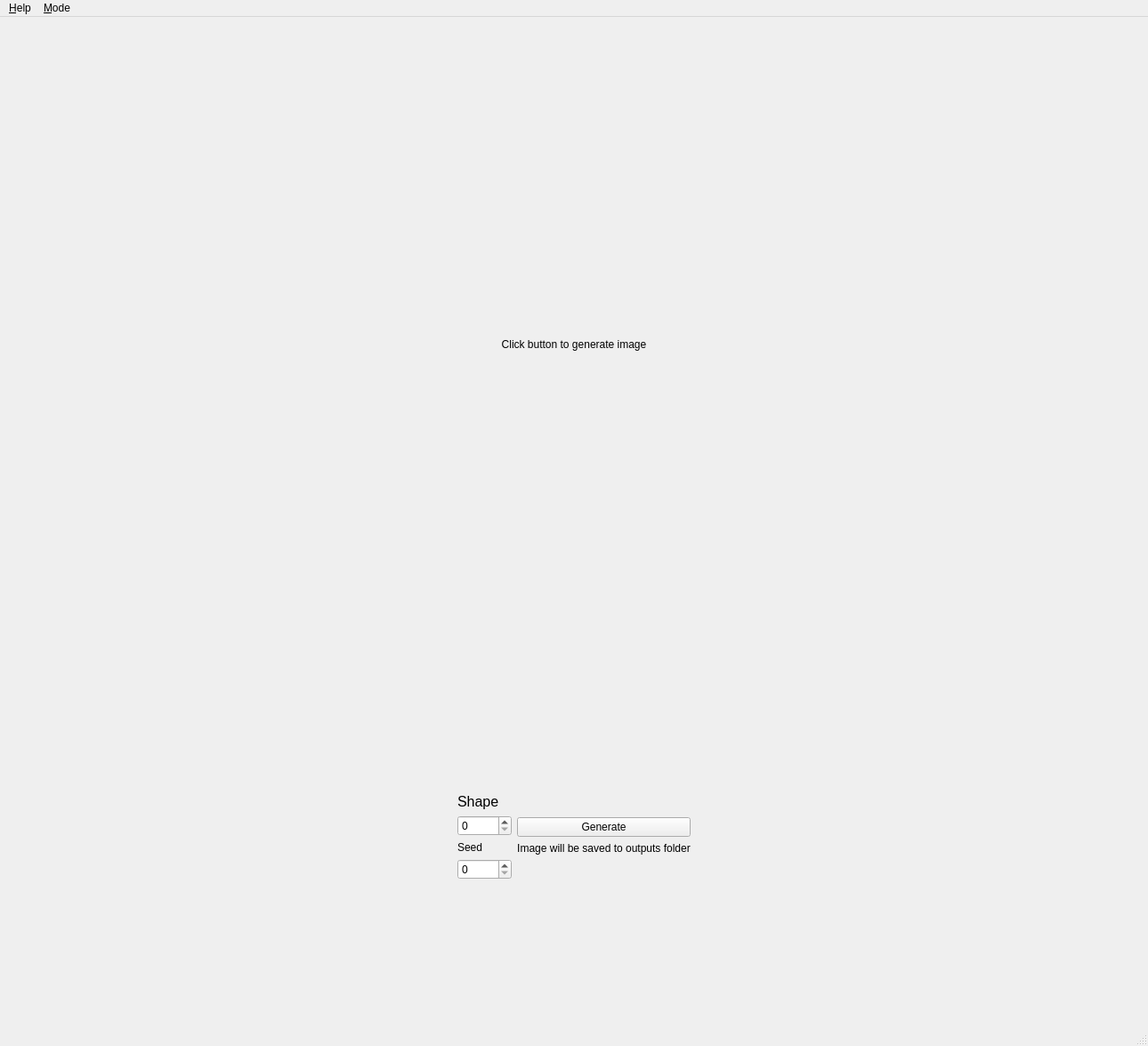
<?xml version="1.0" encoding="UTF-8"?>
<ui version="4.0">
    <class>MainWindow</class>
    <widget class="QMainWindow" name="MainWindow">
        <property name="geometry">
            <rect>
                <x>0</x>
                <y>0</y>
                <width>1290</width>
                <height>1175</height>
            </rect>
        </property>
        <property name="windowTitle">
            <string>MainWindow</string>
        </property>
        <widget class="QWidget" name="centralwidget">
            <layout class="QHBoxLayout" name="horizontalLayout_3">
                <item>
                    <widget class="QStackedWidget" name="generator_stack">
                        <property name="currentIndex">
                            <number>0</number>
                        </property>
                        <widget class="QWidget" name="page">
                            <layout class="QVBoxLayout" name="verticalLayout">
                                <item>
                                    <widget class="QLabel" name="generate_image_label_def">
                                        <property name="minimumSize">
                                            <size>
                                                <width>700</width>
                                                <height>700</height>
                                            </size>
                                        </property>
                                        <property name="text">
                                            <string>Click button to generate image</string>
                                        </property>
                                        <property name="scaledContents">
                                            <bool>false</bool>
                                        </property>
                                        <property name="alignment">
                                            <set>Qt::AlignCenter</set>
                                        </property>
                                    </widget>
                                </item>
                                <item>
                                    <layout class="QHBoxLayout" name="horizontalLayout_2">
                                        <item>
                                            <spacer name="horizontalSpacer_3">
                                                <property name="orientation">
                                                    <enum>Qt::Horizontal</enum>
                                                </property>
                                                <property name="sizeHint" stdset="0">
                                                    <size>
                                                        <width>40</width>
                                                        <height>20</height>
                                                    </size>
                                                </property>
                                            </spacer>
                                        </item>
                                        <item>
                                            <layout class="QVBoxLayout" name="verticalLayout_2">
                                                <item>
                                                    <spacer name="verticalSpacer_4">
                                                        <property name="orientation">
                                                            <enum>Qt::Vertical</enum>
                                                        </property>
                                                        <property name="sizeHint" stdset="0">
                                                            <size>
                                                                <width>20</width>
                                                                <height>40</height>
                                                            </size>
                                                        </property>
                                                    </spacer>
                                                </item>
                                                <item>
                                                    <widget class="QLabel" name="label">
                                                        <property name="font">
                                                            <font>
                                                                <pointsize>12</pointsize>
                                                            </font>
                                                        </property>
                                                        <property name="text">
                                                            <string>Shape</string>
                                                        </property>
                                                    </widget>
                                                </item>
                                                <item>
                                                    <layout class="QHBoxLayout" name="horizontalLayout">
                                                        <item>
                                                            <widget class="QSpinBox" name="shape_spin_def">
                                                                <property name="maximum">
                                                                    <number>2561</number>
                                                                </property>
                                                                <property name="displayIntegerBase">
                                                                    <number>10</number>
                                                                </property>
                                                            </widget>
                                                        </item>
                                                    </layout>
                                                </item>
                                                <item>
                                                    <widget class="QLabel" name="label_3">
                                                        <property name="text">
                                                            <string>Seed</string>
                                                        </property>
                                                    </widget>
                                                </item>
                                                <item>
                                                    <widget class="QSpinBox" name="seed_spin_def">
                                                        <property name="maximum">
                                                            <number>99990</number>
                                                        </property>
                                                    </widget>
                                                </item>
                                                <item>
                                                    <spacer name="verticalSpacer_3">
                                                        <property name="orientation">
                                                            <enum>Qt::Vertical</enum>
                                                        </property>
                                                        <property name="sizeHint" stdset="0">
                                                            <size>
                                                                <width>20</width>
                                                                <height>40</height>
                                                            </size>
                                                        </property>
                                                    </spacer>
                                                </item>
                                            </layout>
                                        </item>
                                        <item>
                                            <layout class="QVBoxLayout" name="verticalLayout_4">
                                                <item>
                                                    <spacer name="verticalSpacer">
                                                        <property name="orientation">
                                                            <enum>Qt::Vertical</enum>
                                                        </property>
                                                        <property name="sizeHint" stdset="0">
                                                            <size>
                                                                <width>20</width>
                                                                <height>40</height>
                                                            </size>
                                                        </property>
                                                    </spacer>
                                                </item>
                                                <item>
                                                    <widget class="QPushButton" name="generate_button_def">
                                                        <property name="enabled">
                                                            <bool>true</bool>
                                                        </property>
                                                        <property name="text">
                                                            <string>Generate</string>
                                                        </property>
                                                    </widget>
                                                </item>
                                                <item>
                                                    <widget class="QLabel" name="label_2">
                                                        <property name="text">
                                                            <string>Image will be saved to outputs folder</string>
                                                        </property>
                                                        <property name="alignment">
                                                            <set>Qt::AlignCenter</set>
                                                        </property>
                                                    </widget>
                                                </item>
                                                <item>
                                                    <spacer name="verticalSpacer_2">
                                                        <property name="orientation">
                                                            <enum>Qt::Vertical</enum>
                                                        </property>
                                                        <property name="sizeHint" stdset="0">
                                                            <size>
                                                                <width>20</width>
                                                                <height>40</height>
                                                            </size>
                                                        </property>
                                                    </spacer>
                                                </item>
                                            </layout>
                                        </item>
                                        <item>
                                            <spacer name="horizontalSpacer_4">
                                                <property name="orientation">
                                                    <enum>Qt::Horizontal</enum>
                                                </property>
                                                <property name="sizeHint" stdset="0">
                                                    <size>
                                                        <width>40</width>
                                                        <height>20</height>
                                                    </size>
                                                </property>
                                            </spacer>
                                        </item>
                                    </layout>
                                </item>
                            </layout>
                        </widget>
                        <widget class="QWidget" name="page_2">
                            <layout class="QHBoxLayout" name="horizontalLayout_13">
                                <item>
                                    <widget class="QLabel" name="generate_image_label_exp">
                                        <property name="minimumSize">
                                            <size>
                                                <width>700</width>
                                                <height>700</height>
                                            </size>
                                        </property>
                                        <property name="text">
                                            <string>Click button to generate image</string>
                                        </property>
                                        <property name="alignment">
                                            <set>Qt::AlignCenter</set>
                                        </property>
                                    </widget>
                                </item>
                                <item>
                                    <layout class="QHBoxLayout" name="horizontalLayout_9">
                                        <item>
                                            <spacer name="horizontalSpacer_5">
                                                <property name="orientation">
                                                    <enum>Qt::Horizontal</enum>
                                                </property>
                                                <property name="sizeHint" stdset="0">
                                                    <size>
                                                        <width>40</width>
                                                        <height>20</height>
                                                    </size>
                                                </property>
                                            </spacer>
                                        </item>
                                        <item>
                                            <layout class="QVBoxLayout" name="verticalLayout_3">
                                                <item>
                                                    <spacer name="verticalSpacer_5">
                                                        <property name="orientation">
                                                            <enum>Qt::Vertical</enum>
                                                        </property>
                                                        <property name="sizeHint" stdset="0">
                                                            <size>
                                                                <width>20</width>
                                                                <height>40</height>
                                                            </size>
                                                        </property>
                                                    </spacer>
                                                </item>
                                                <item>
                                                    <widget class="QLabel" name="label_4">
                                                        <property name="text">
                                                            <string>Scale</string>
                                                        </property>
                                                    </widget>
                                                </item>
                                                <item>
                                                    <layout class="QHBoxLayout" name="horizontalLayout_4">
                                                        <item>
                                                            <widget class="QSlider" name="scale_slider">
                                                                <property name="minimum">
                                                                    <number>10</number>
                                                                </property>
                                                                <property name="maximum">
                                                                    <number>200</number>
                                                                </property>
                                                                <property name="singleStep">
                                                                    <number>1</number>
                                                                </property>
                                                                <property name="tracking">
                                                                    <bool>true</bool>
                                                                </property>
                                                                <property name="orientation">
                                                                    <enum>Qt::Horizontal</enum>
                                                                </property>
                                                                <property name="tickInterval">
                                                                    <number>0</number>
                                                                </property>
                                                            </widget>
                                                        </item>
                                                        <item>
                                                            <widget class="QDoubleSpinBox" name="scale_spin_box">
                                                                <property name="minimum">
                                                                    <double>0.100000000000000</double>
                                                                </property>
                                                                <property name="maximum">
                                                                    <double>2.000000000000000</double>
                                                                </property>
                                                                <property name="singleStep">
                                                                    <double>0.100000000000000</double>
                                                                </property>
                                                            </widget>
                                                        </item>
                                                    </layout>
                                                </item>
                                                <item>
                                                    <widget class="QLabel" name="label_5">
                                                        <property name="text">
                                                            <string>Octaves</string>
                                                        </property>
                                                    </widget>
                                                </item>
                                                <item>
                                                    <layout class="QHBoxLayout" name="horizontalLayout_5">
                                                        <item>
                                                            <widget class="QSlider" name="octaves_slider">
                                                                <property name="minimum">
                                                                    <number>1</number>
                                                                </property>
                                                                <property name="maximum">
                                                                    <number>12</number>
                                                                </property>
                                                                <property name="orientation">
                                                                    <enum>Qt::Horizontal</enum>
                                                                </property>
                                                                <property name="tickPosition">
                                                                    <enum>QSlider::NoTicks</enum>
                                                                </property>
                                                            </widget>
                                                        </item>
                                                        <item>
                                                            <widget class="QSpinBox" name="octaves_spin_box">
                                                                <property name="minimum">
                                                                    <number>1</number>
                                                                </property>
                                                                <property name="maximum">
                                                                    <number>12</number>
                                                                </property>
                                                            </widget>
                                                        </item>
                                                    </layout>
                                                </item>
                                                <item>
                                                    <widget class="QLabel" name="label_6">
                                                        <property name="text">
                                                            <string>Persistence</string>
                                                        </property>
                                                    </widget>
                                                </item>
                                                <item>
                                                    <layout class="QHBoxLayout" name="horizontalLayout_6">
                                                        <item>
                                                            <widget class="QSlider" name="persistence_slider">
                                                                <property name="minimum">
                                                                    <number>10</number>
                                                                </property>
                                                                <property name="maximum">
                                                                    <number>200</number>
                                                                </property>
                                                                <property name="singleStep">
                                                                    <number>1</number>
                                                                </property>
                                                                <property name="orientation">
                                                                    <enum>Qt::Horizontal</enum>
                                                                </property>
                                                            </widget>
                                                        </item>
                                                        <item>
                                                            <widget class="QDoubleSpinBox" name="persistence_spin_box">
                                                                <property name="minimum">
                                                                    <double>0.100000000000000</double>
                                                                </property>
                                                                <property name="maximum">
                                                                    <double>2.000000000000000</double>
                                                                </property>
                                                                <property name="singleStep">
                                                                    <double>0.100000000000000</double>
                                                                </property>
                                                            </widget>
                                                        </item>
                                                    </layout>
                                                </item>
                                                <item>
                                                    <widget class="QLabel" name="label_7">
                                                        <property name="text">
                                                            <string>Lacunarity</string>
                                                        </property>
                                                    </widget>
                                                </item>
                                                <item>
                                                    <layout class="QHBoxLayout" name="horizontalLayout_7">
                                                        <item>
                                                            <widget class="QSlider" name="lacunarity_slider">
                                                                <property name="minimum">
                                                                    <number>10</number>
                                                                </property>
                                                                <property name="maximum">
                                                                    <number>400</number>
                                                                </property>
                                                                <property name="singleStep">
                                                                    <number>1</number>
                                                                </property>
                                                                <property name="orientation">
                                                                    <enum>Qt::Horizontal</enum>
                                                                </property>
                                                            </widget>
                                                        </item>
                                                        <item>
                                                            <widget class="QDoubleSpinBox" name="lacunarity_spin_box">
                                                                <property name="minimum">
                                                                    <double>0.100000000000000</double>
                                                                </property>
                                                                <property name="maximum">
                                                                    <double>4.000000000000000</double>
                                                                </property>
                                                                <property name="singleStep">
                                                                    <double>0.100000000000000</double>
                                                                </property>
                                                            </widget>
                                                        </item>
                                                    </layout>
                                                </item>
                                                <item>
                                                    <widget class="QPushButton" name="get_default_vals_button_exp">
                                                        <property name="text">
                                                            <string>Default values</string>
                                                        </property>
                                                    </widget>
                                                </item>
                                                <item>
                                                    <widget class="QLabel" name="label_8">
                                                        <property name="text">
                                                            <string>Shape</string>
                                                        </property>
                                                    </widget>
                                                </item>
                                                <item>
                                                    <layout class="QHBoxLayout" name="horizontalLayout_8">
                                                        <item>
                                                            <widget class="QSpinBox" name="shape_spin_exp">
                                                                <property name="maximum">
                                                                    <number>2561</number>
                                                                </property>
                                                            </widget>
                                                        </item>
                                                    </layout>
                                                </item>
                                                <item>
                                                    <widget class="QLabel" name="label_9">
                                                        <property name="text">
                                                            <string>Seed</string>
                                                        </property>
                                                    </widget>
                                                </item>
                                                <item>
                                                    <widget class="QSpinBox" name="seed_spin_exp">
                                                        <property name="maximum">
                                                            <number>99989</number>
                                                        </property>
                                                    </widget>
                                                </item>
                                                <item>
                                                    <layout class="QHBoxLayout" name="horizontalLayout_12">
                                                        <item>
                                                            <widget class="QLabel" name="label_10">
                                                                <property name="text">
                                                                    <string>Terrain config file</string>
                                                                </property>
                                                            </widget>
                                                        </item>
                                                        <item>
                                                            <widget class="QToolButton" name="terrain_info">
                                                                <property name="text">
                                                                    <string>Info</string>
                                                                </property>
                                                            </widget>
                                                        </item>
                                                    </layout>
                                                </item>
                                                <item>
                                                    <layout class="QHBoxLayout" name="horizontalLayout_11">
                                                        <item>
                                                            <widget class="QLineEdit" name="terrain_json_line_edit">
                                                                <property name="enabled">
                                                                    <bool>true</bool>
                                                                </property>
                                                                <property name="dragEnabled">
                                                                    <bool>false</bool>
                                                                </property>
                                                                <property name="placeholderText">
                                                                    <string>Path to json file</string>
                                                                </property>
                                                            </widget>
                                                        </item>
                                                        <item>
                                                            <widget class="QPushButton" name="terrain_json_button">
                                                                <property name="text">
                                                                    <string>Browse</string>
                                                                </property>
                                                            </widget>
                                                        </item>
                                                    </layout>
                                                </item>
                                                <item>
                                                    <spacer name="verticalSpacer_6">
                                                        <property name="orientation">
                                                            <enum>Qt::Vertical</enum>
                                                        </property>
                                                        <property name="sizeHint" stdset="0">
                                                            <size>
                                                                <width>20</width>
                                                                <height>40</height>
                                                            </size>
                                                        </property>
                                                    </spacer>
                                                </item>
                                            </layout>
                                        </item>
                                        <item>
                                            <widget class="QPushButton" name="generate_button_exp">
                                                <property name="text">
                                                    <string>Generate</string>
                                                </property>
                                            </widget>
                                        </item>
                                        <item>
                                            <spacer name="horizontalSpacer">
                                                <property name="orientation">
                                                    <enum>Qt::Horizontal</enum>
                                                </property>
                                                <property name="sizeHint" stdset="0">
                                                    <size>
                                                        <width>40</width>
                                                        <height>20</height>
                                                    </size>
                                                </property>
                                            </spacer>
                                        </item>
                                    </layout>
                                </item>
                            </layout>
                        </widget>
                    </widget>
                </item>
            </layout>
        </widget>
        <widget class="QStatusBar" name="statusbar"/>
        <widget class="QMenuBar" name="menuBar">
            <property name="geometry">
                <rect>
                    <x>0</x>
                    <y>0</y>
                    <width>1290</width>
                    <height>23</height>
                </rect>
            </property>
            <widget class="QMenu" name="menu_File">
                <property name="title">
                    <string>&amp;Help</string>
                </property>
                <addaction name="actionHelp"/>
            </widget>
            <widget class="QMenu" name="menu_Expert_Mode">
                <property name="title">
                    <string>&amp;Mode</string>
                </property>
                <addaction name="actionDefault_Mode"/>
                <addaction name="actionExpert_Mode"/>
            </widget>
            <addaction name="menu_File"/>
            <addaction name="menu_Expert_Mode"/>
        </widget>
        <action name="actionDefault_Mode">
            <property name="text">
                <string>Default mode</string>
            </property>
        </action>
        <action name="actionExpert_Mode">
            <property name="text">
                <string>Expert mode</string>
            </property>
        </action>
        <action name="actionHelp">
            <property name="text">
                <string>How to use</string>
            </property>
        </action>
    </widget>
    <resources/>
    <connections/>
</ui>
